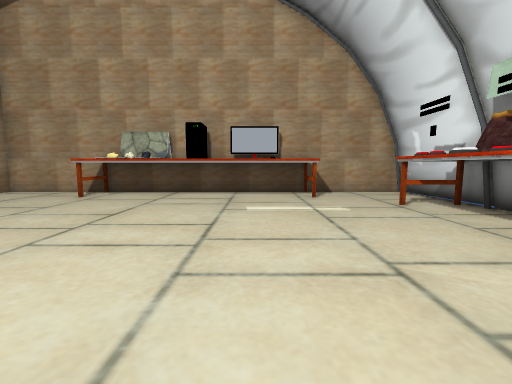
View 1 (above)

18 first-person views from a walk through a 3-D level made in the Unity game engine. The camera is 1.2 m above the floor, tilts 6° down and sees 90° across. The floor is counted in squares, 1 m on a side. Each view is taken from the middle of a square. On the plan, view 1 faces up. The plan holds only what a view shows up to about 12 squares ahead; the rest is blank. The place goes on beyond the plan. The player character is not drawn. Some surface patterns are stand-ins.

View 2
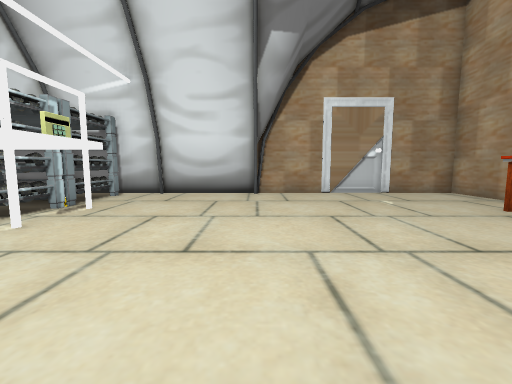

View 3
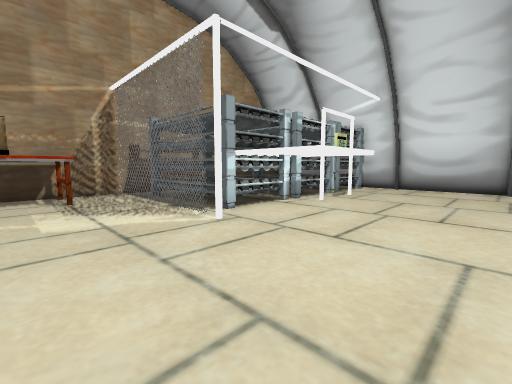

View 4
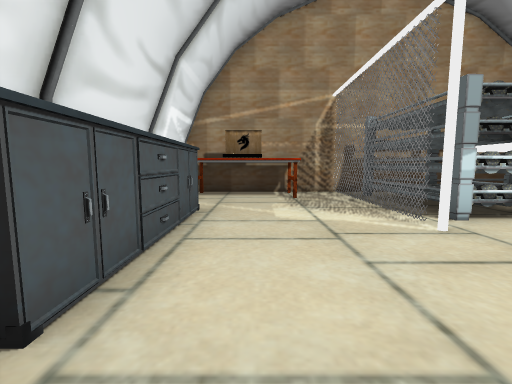

View 5
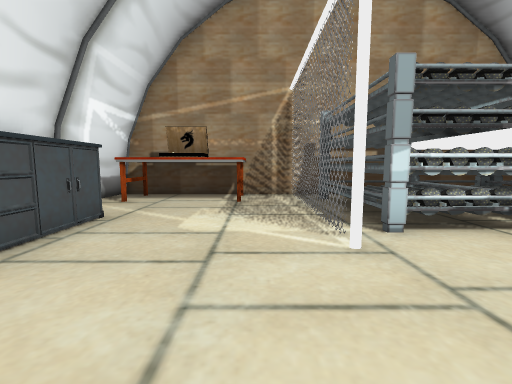

View 6
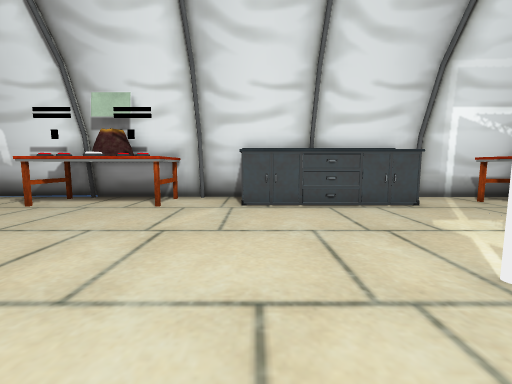

View 7
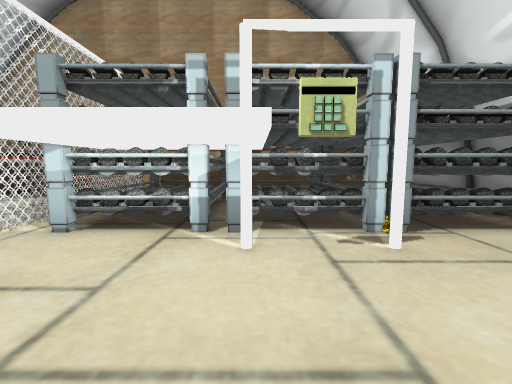

View 8
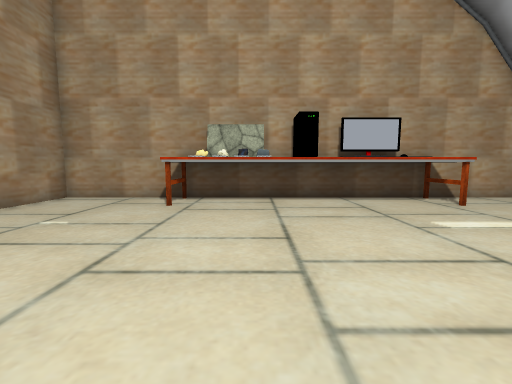

View 9
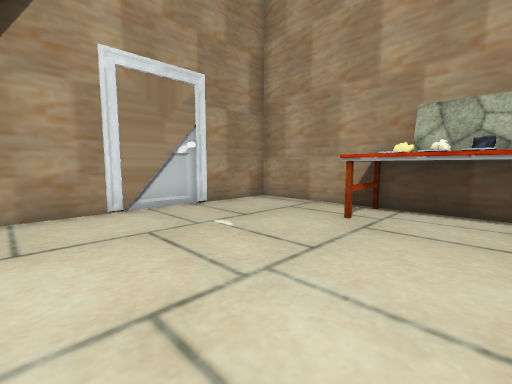

View 10
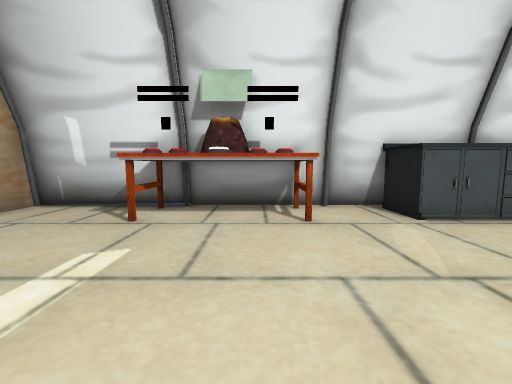

View 11
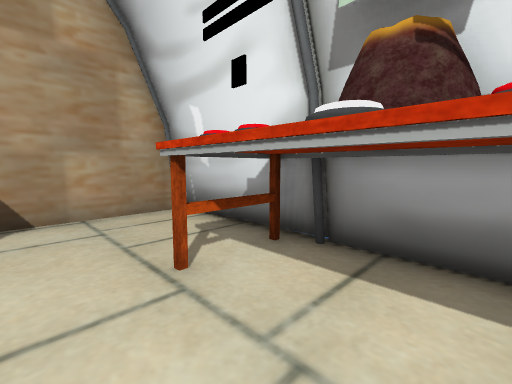

View 12
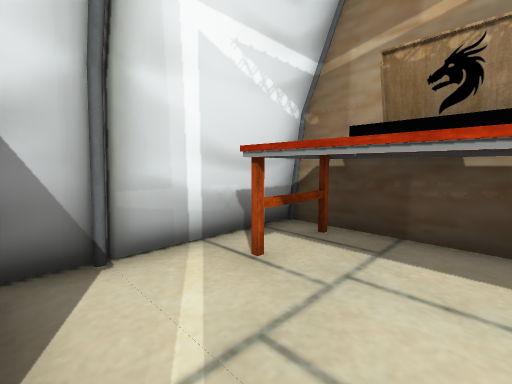

View 13
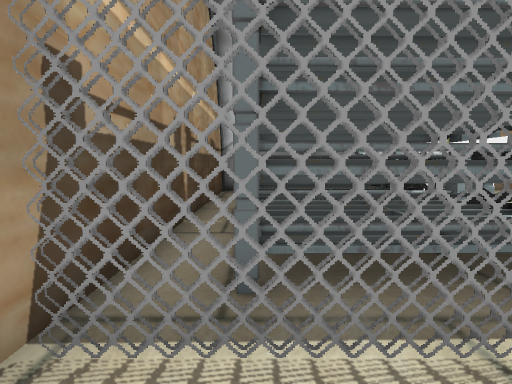

View 14
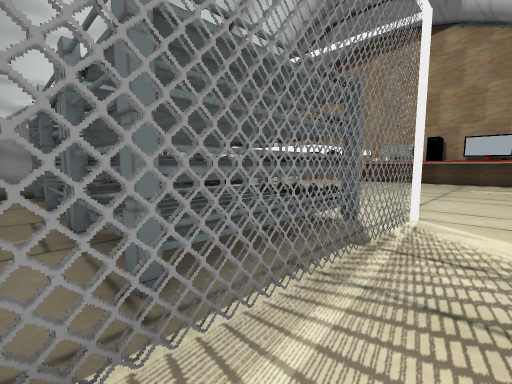

View 15
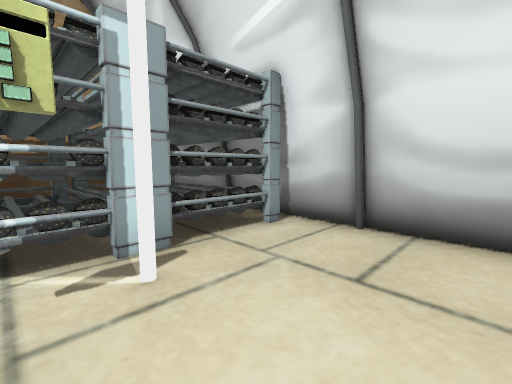

View 16
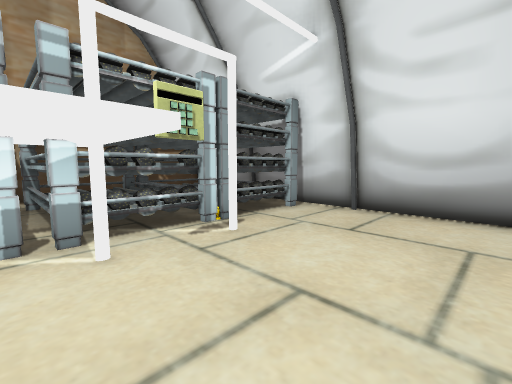

View 17
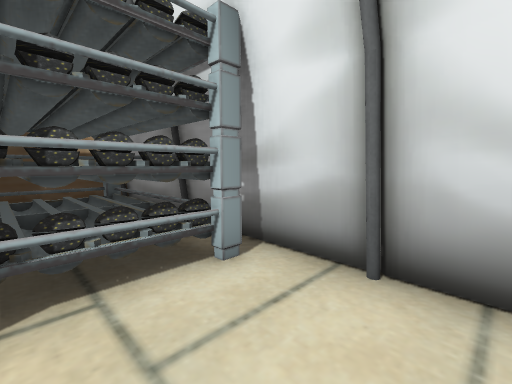

View 18
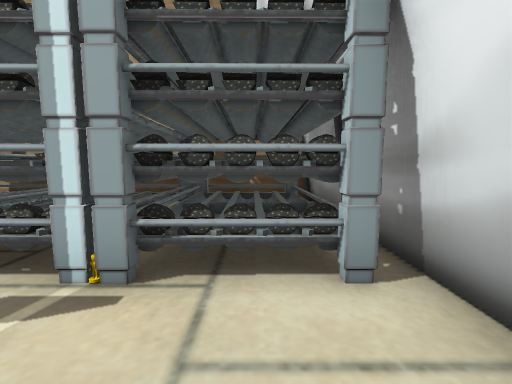

### Floor plan
Key: @ floor where view 1 was taken; # wall or solid block; . floor; = window, fence, low wall or low ledge; ^ raised ledge; R rock; C computer; T table; O other object.
Columns run from 11 left of view 1 to 7 right of it. Each row starts with its distance up from view 1.
 12 ##################
 11 #...^^R#^####^...#
 10 #...^OOO^^CCC^...##
  9 #................##
  8 #...............TT#
  7 #..............TTT#
  6 #..............TTT#
  5 #..............TTT#
  4 #..............TTT#
  3 #................##
  2 #................##
  1 #...............OO#
  0 #.....OOOO.@....OO
 -1 #.....OOOO......OO
 -2 #...#OOOOO.=....OO
 -3 #OOOOOOOOOO.....OO
 -4 #OOOOOOO OO.....OO#
 -5 #OOOOOOO OO......##
 -6 #O  O O  OO..TTTT#
 -7 #OOOOOOOOOO..TTTT#
 -8 #.........=..TTTT#
 -9 ##################

Where each view was taken, in squares from view 1:
view 1: 0 up, 0 right, facing up
view 2: 3 up, 0 right, facing left
view 3: 3 up, 3 right, facing down-left
view 4: 3 up, 3 right, facing down
view 5: 2 up, 1 right, facing down
view 6: 1 up, 3 left, facing right
view 7: 2 up, 5 left, facing down
view 8: 2 up, 4 left, facing up
view 9: 4 up, 4 left, facing up-left
view 10: 5 up, 1 left, facing right
view 11: 5 up, 3 right, facing up-right
view 12: 4 down, 3 right, facing down-right
view 13: 7 down, 1 right, facing left
view 14: 8 down, 1 right, facing up-left
view 15: 1 up, 6 left, facing down-left
view 16: 2 up, 4 left, facing down-left
view 17: 0 up, 8 left, facing down-left
view 18: 0 up, 9 left, facing down
